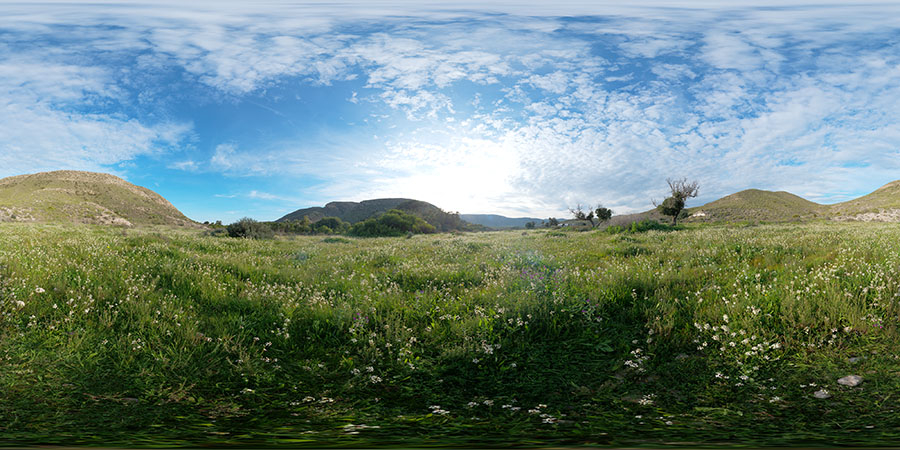
#> input picture Image Flitering/natural.jpg, 900 x 450 px, found by its file name
$ python canny_func.py
#> lines starting #> are read from the running program, lines starting #| are printed output that depends on the picture
import cv2

image = cv2.imread(r"C:\Users\kansa\OneDrive\Desktop\sem 6\OpenCV\Image Flitering\natural.jpg",cv2.IMREAD_GRAYSCALE)
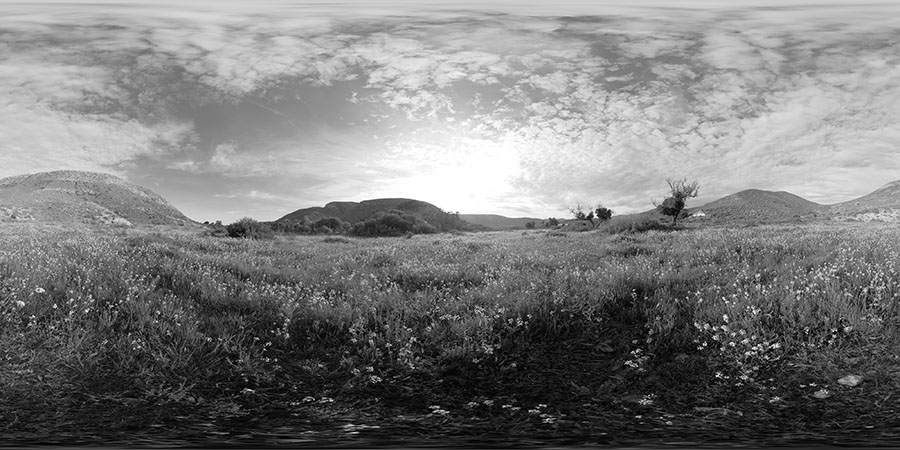
#> image: shape (450, 900); min 0, max 255, mean 123.6

if image is not None:
    edges = cv2.Canny(image,50,150)
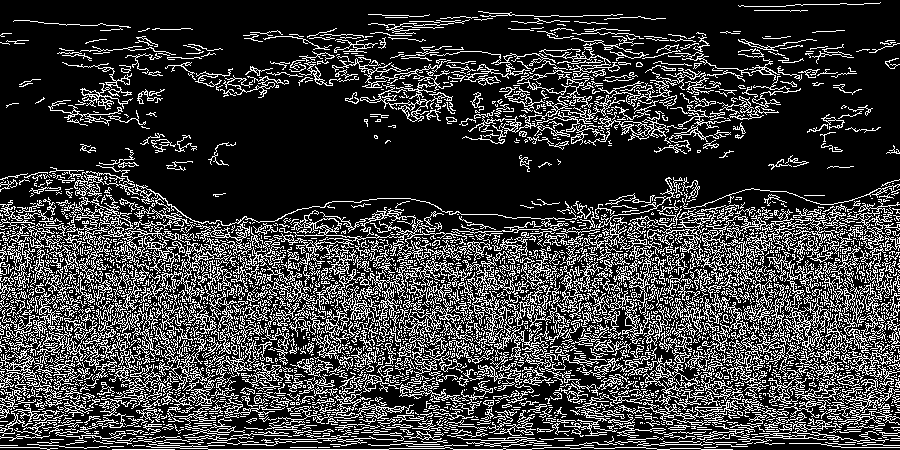
#> edges: shape (450, 900); 23% white in thin lines or dots
    # threshold1 , threshold2 and image should be  in grey scale
    cv2.imshow("Original",image)
    cv2.imshow("fliter",edges)
    cv2.waitKey(0)
    cv2.destroyAllWindows()
